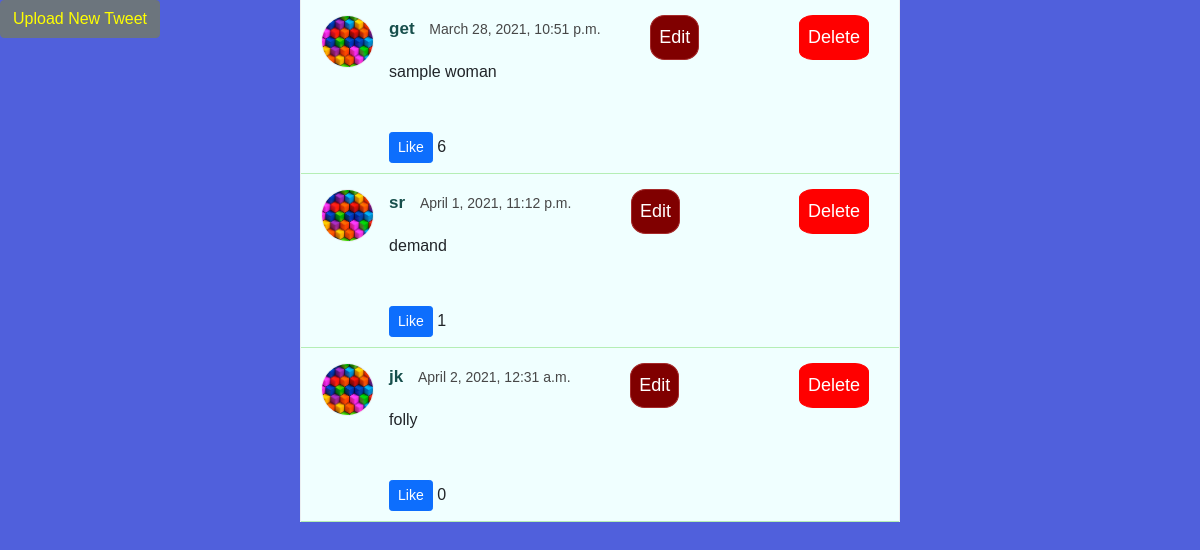
Before: / with the older database file.
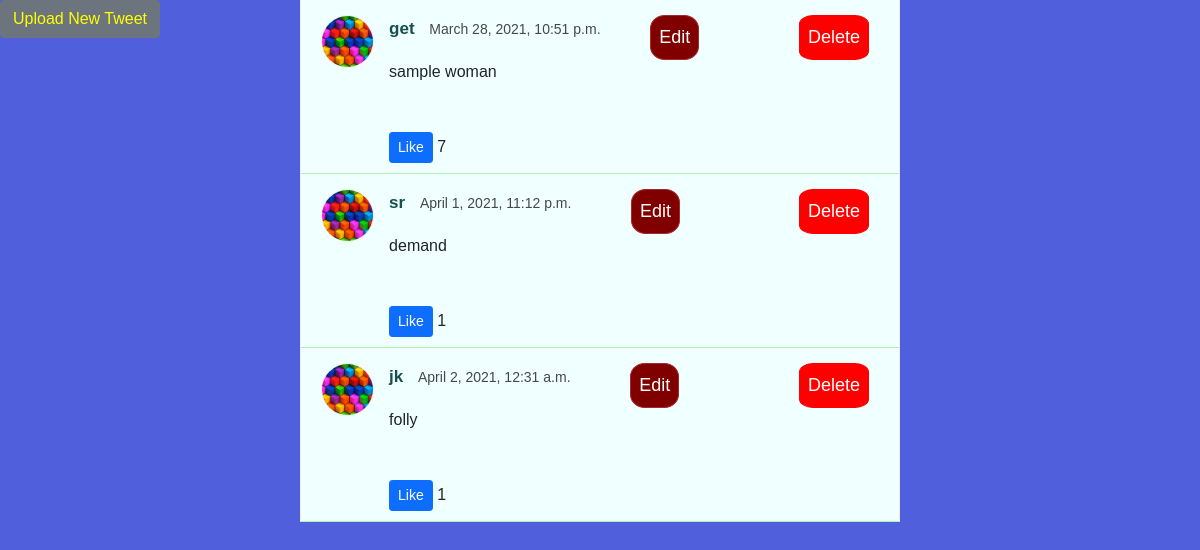
After: the same page with the newer database file.
### twitter/models.py (models this page shows)
class Tweet(models.Model):
    image = CloudinaryField('image', blank=True)
    created_at = models.DateTimeField(auto_now_add=True)
    like_count = models.IntegerField(default=0, blank=True, null=True)
    updated_at = models.DateTimeField(auto_now=True)
    name = models.CharField(max_length=14)
    body = models.CharField(max_length=140)

### twitter/views.py (the view)
# urls.py: path('', views.index, name='index'),
def index(request):
    tweets = Tweet.objects.all()
    ctx = {'tweets': tweets}
    return render(request, 'twitter/index.html', ctx)

### twitter/templates/twitter/index.html (shortened to what this page needs)
<!DOCTYPE html>
{% load static %}
<html lang="en">
  <head>
    <link
      href="https://cdn.jsdelivr.net/npm/bootstrap@5.0.0-beta2/dist/css/bootstrap.min.css"
      rel="stylesheet"
    />
    <link rel="stylesheet" href="{% static 'style.css' %}" />
  </head>
  <body class="home">
    {% load cloudinary %}
    <a href="{% url 'upload' %}" class="btn btn-secondary" style="position:fixed; color: yellow;">Upload New Tweet</a>
    {% for tweet in tweets %}
    <div class="container">
      <div class="main">
        <div class="tweet-list">
          <div class="tweet">
            <div class="user">
              <a href="#">
                <img src="{% static 'img/sample-icon.jpg' %}" class="" />
              </a>
            </div>
            <div class="content">
              <div class="name">
                <a href="#" class="">
                  <span class="nickname"> {{ tweet.name }} </span>
                  <span class="datetime"> {{ tweet.created_at }} </span>
                </a>
                <a style="border: 1px solid brown; border-radius: 30%; padding: 8px; background-color: maroon; color: white;" href="/update/{{tweet.id}}">Edit</a>
                <br />
                <a style="border: 1px solid red; border-radius: 20%; padding: 8px; background-color: red; color: white; margin-right: 20px;" href="/delete/{{tweet.id}}">Delete</a>
              </div>
              <div class="input-area" style="word-wrap: break-word;">{{ tweet.body }}</div>
                <br> <br>
                <div class="like-count">
                    <form action="{% url 'LikePost' tweet.pk %}" method="POST">
                        <button type="submit", name="tweet_id", value="{{ tweet.id }}", class="btn btn-primary btn-sm">Like</button>
                        {{ tweet.like_count }}
                    </form>
                </div>
              </div>
            </div>
          </div>
        </div>
      </div>
    {% endfor %}
  </body>
</html>

### twitter/static/style.css (style rules this page uses)
* { box-sizing: border-box; }
body { height: 100%; font-family: sans-serif; background-color: rgb(80, 96, 220); }
.container { padding: 0; min-height: 100%; display: flex; justify-content: center; }
a { font-size: 18px; color: rgb(29, 161, 242); text-decoration: none; }
.main { width: 100%; max-width: 600px; border-left: 1px solid rgb(235, 238, 240); border-right: 1px solid rgb(235, 238, 240); text-align: left; background-color: azure; }
.home .tweet-list .tweet { padding: 10px; display: flex; border-bottom: 1px solid rgb(181, 238, 181); }
.home .tweet-list .tweet .user { width: 80px; padding: 5px 15px 10px 10px; }
.home .tweet-list .tweet .user img { width: 100%; border-radius: 50%; border: 1px solid rgb(235, 238, 240); }
.home .tweet-list .tweet .content { width: calc(100% - 60px); }
.home .tweet-list .tweet .name { padding-top: 5px; display: flex; justify-content: space-between; }
.home .tweet-list .tweet .name a { color: rgb(82, 65, 30); }
.home .tweet-list .tweet .name a .nickname { color: rgb(23, 79, 76); font-size: 17px; font-weight: bold; }
.home .tweet-list .tweet .name a .datetime { padding-left: 10px; color: rgb(71, 71, 71); font-size: 14px; }

Changed rows visible on the page:
changed Tweet "get": like_count "6" → "7"
changed Tweet "jk": like_count "0" → "1"
